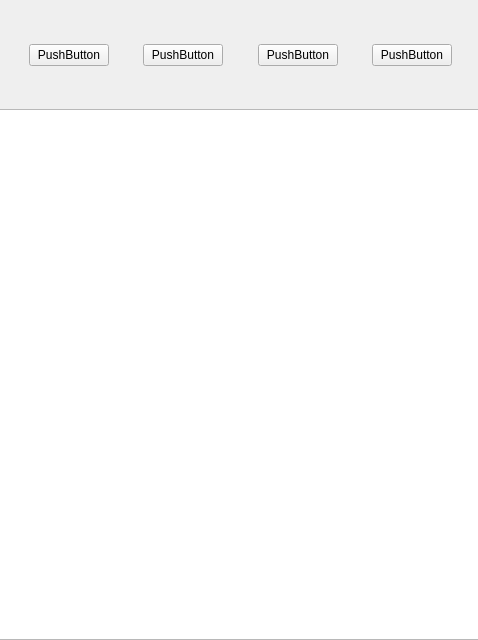
<?xml version="1.0" encoding="UTF-8"?>
<ui version="4.0">
 <class>UploadWidget</class>
 <widget class="QWidget" name="UploadWidget">
  <property name="geometry">
   <rect>
    <x>0</x>
    <y>0</y>
    <width>478</width>
    <height>640</height>
   </rect>
  </property>
  <property name="windowTitle">
   <string>Form</string>
  </property>
  <widget class="QWidget" name="horizontalLayoutWidget">
   <property name="geometry">
    <rect>
     <x>-1</x>
     <y>109</y>
     <width>481</width>
     <height>531</height>
    </rect>
   </property>
   <layout class="QHBoxLayout" name="horizontalLayout">
    <item>
     <widget class="QListView" name="listView"/>
    </item>
   </layout>
  </widget>
  <widget class="QWidget" name="horizontalLayoutWidget_2">
   <property name="geometry">
    <rect>
     <x>0</x>
     <y>0</y>
     <width>481</width>
     <height>111</height>
    </rect>
   </property>
   <layout class="QHBoxLayout" name="horizontalLayout_2">
    <item>
     <spacer name="horizontalSpacer_5">
      <property name="orientation">
       <enum>Qt::Horizontal</enum>
      </property>
      <property name="sizeHint" stdset="0">
       <size>
        <width>40</width>
        <height>20</height>
       </size>
      </property>
     </spacer>
    </item>
    <item>
     <widget class="QPushButton" name="pushButton_2">
      <property name="text">
       <string>PushButton</string>
      </property>
     </widget>
    </item>
    <item>
     <spacer name="horizontalSpacer">
      <property name="orientation">
       <enum>Qt::Horizontal</enum>
      </property>
      <property name="sizeHint" stdset="0">
       <size>
        <width>40</width>
        <height>20</height>
       </size>
      </property>
     </spacer>
    </item>
    <item>
     <widget class="QPushButton" name="pushButton_3">
      <property name="text">
       <string>PushButton</string>
      </property>
     </widget>
    </item>
    <item>
     <spacer name="horizontalSpacer_2">
      <property name="orientation">
       <enum>Qt::Horizontal</enum>
      </property>
      <property name="sizeHint" stdset="0">
       <size>
        <width>40</width>
        <height>20</height>
       </size>
      </property>
     </spacer>
    </item>
    <item>
     <widget class="QPushButton" name="pushButton_4">
      <property name="text">
       <string>PushButton</string>
      </property>
     </widget>
    </item>
    <item>
     <spacer name="horizontalSpacer_4">
      <property name="orientation">
       <enum>Qt::Horizontal</enum>
      </property>
      <property name="sizeHint" stdset="0">
       <size>
        <width>40</width>
        <height>20</height>
       </size>
      </property>
     </spacer>
    </item>
    <item>
     <widget class="QPushButton" name="pushButton">
      <property name="text">
       <string>PushButton</string>
      </property>
     </widget>
    </item>
    <item>
     <spacer name="horizontalSpacer_3">
      <property name="orientation">
       <enum>Qt::Horizontal</enum>
      </property>
      <property name="sizeHint" stdset="0">
       <size>
        <width>40</width>
        <height>20</height>
       </size>
      </property>
     </spacer>
    </item>
   </layout>
  </widget>
 </widget>
 <resources/>
 <connections/>
</ui>
